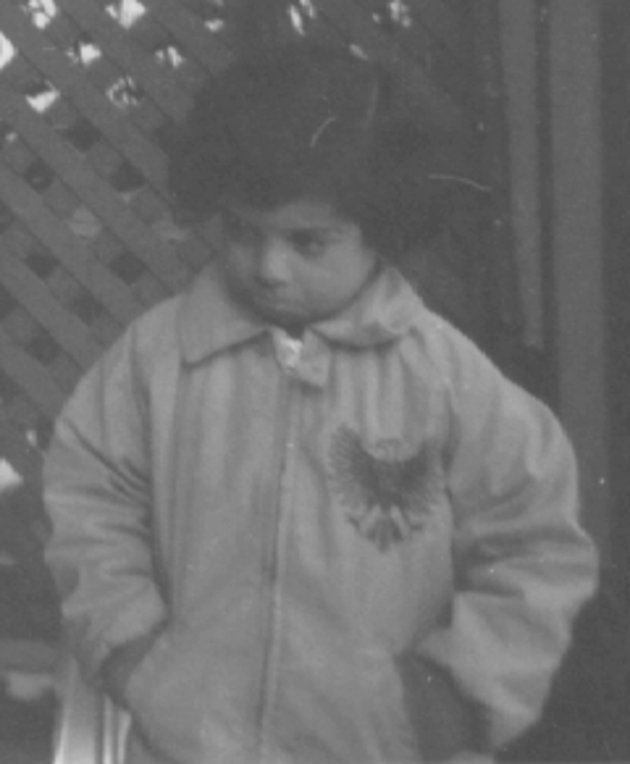
#> input picture Histogram/input/1.jpg, 630 x 764 px
$ python cpu_func_img.py
#> lines starting #> are read from the running program, lines starting #| are printed output that depends on the picture
import cv2
import numpy as np
import time
from matplotlib import pyplot as plt

img_name = "1.jpg"
img = cv2.imread("input/" + img_name)
#> img is the input picture: shape (764, 630, 3); min 73, max 225, mean 110.3
img_gray = cv2.cvtColor(img, cv2.COLOR_BGR2GRAY)
img_gray_new = img_gray.copy()


start = time.time()

hist = [0] * 255
new_hist = [0] * 255

for row in range(0,img_gray.shape[0]) :
	for col in range(0,img_gray.shape[1]) :
		hist[img_gray[row][col]]+= 1

total_pixel = img_gray.shape[0] * img_gray.shape[1]
#> total_pixel = 481320
curr = 0

for i in range(0,255):
	curr += hist[i]
	new_hist[i] = round((curr * 255 )/total_pixel)
#> after the loop, curr = 481320; new_hist = 255 values from 0 to 255

for row in range(0,img_gray.shape[0]) :
	for col in range(0,img_gray.shape[1]) :
		img_gray_new[row][col] = new_hist[img_gray[row][col]]
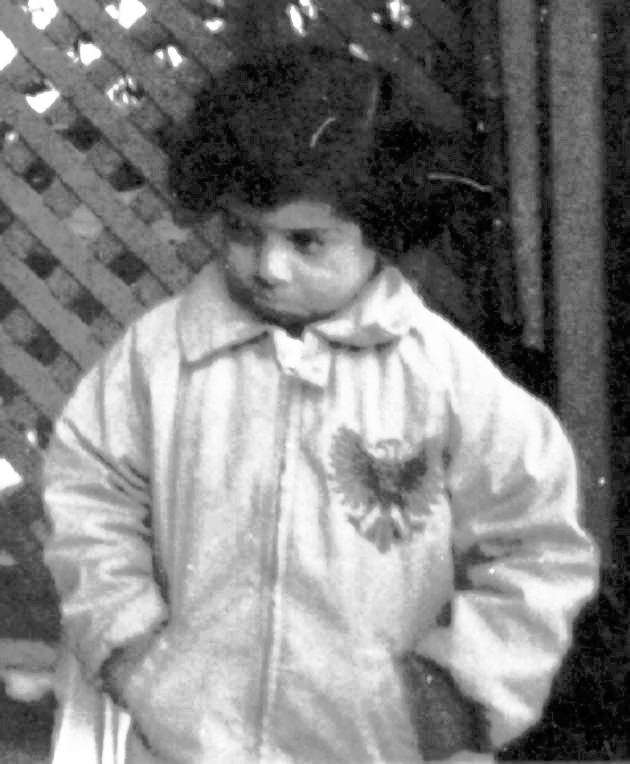
#> img_gray_new: shape (764, 630); min 0, max 255, mean 129.6


print("time : ", time.time() - start)

# [6 lines of commented-out code are left out]

res = np.hstack((img_gray ,img_gray_new))
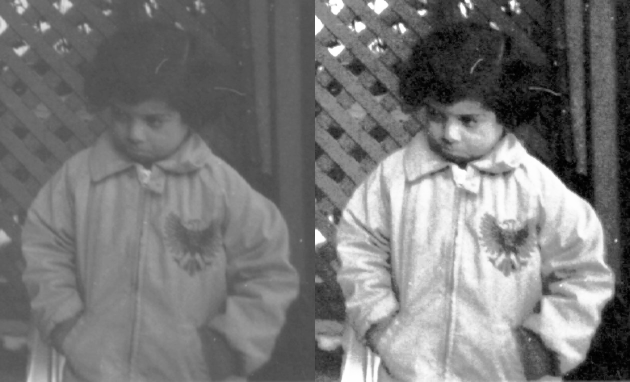
#> res: shape (764, 1260) (shown at 1/2 size); min 0, max 255, mean 119.9
cv2.imshow("img_gray :: img_gray_new",res)
cv2.waitKey(0)
cv2.imwrite("output/cpu_self_func_img_" + img_name , img_gray_new)

$ run again, with Histogram/input/2.jpg copied over Histogram/input/1.jpg
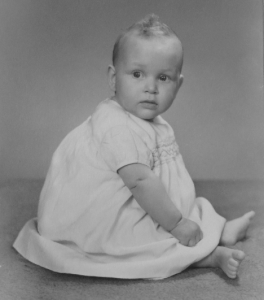
#> input picture Histogram/input/2.jpg, 264 x 300 px
#> img is the input picture: shape (300, 264, 3); min 33, max 193, mean 136.4
#> after the loop `for row in range(0,img_gray.shape[0]) :`:
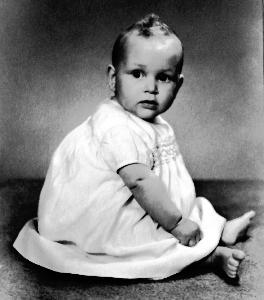
#> img_gray_new: shape (300, 264); min 0, max 255, mean 129.2
#> `res = np.hstack((img_gray ,img_gray_new))`:
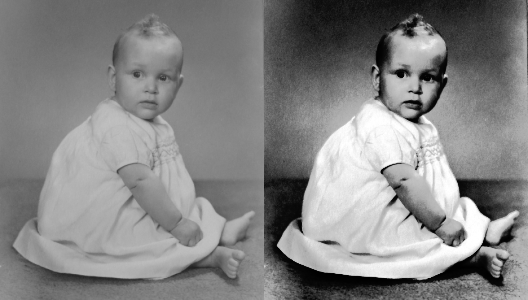
#> res: shape (300, 528); min 0, max 255, mean 132.8
